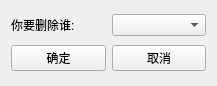
<?xml version="1.0" encoding="UTF-8"?>
<ui version="4.0">
 <class>delgroup</class>
 <widget class="QWidget" name="delgroup">
  <property name="geometry">
   <rect>
    <x>0</x>
    <y>0</y>
    <width>217</width>
    <height>86</height>
   </rect>
  </property>
  <property name="windowTitle">
   <string>Form</string>
  </property>
  <layout class="QVBoxLayout" name="verticalLayout">
   <item>
    <layout class="QHBoxLayout" name="horizontalLayout">
     <item>
      <widget class="QLabel" name="label">
       <property name="text">
        <string>你要删除谁:</string>
       </property>
      </widget>
     </item>
     <item>
      <widget class="QComboBox" name="comboBox"/>
     </item>
    </layout>
   </item>
   <item>
    <layout class="QHBoxLayout" name="horizontalLayout_2">
     <item>
      <widget class="QPushButton" name="yes_btn">
       <property name="text">
        <string>确定</string>
       </property>
      </widget>
     </item>
     <item>
      <widget class="QPushButton" name="no_btn">
       <property name="text">
        <string>取消</string>
       </property>
      </widget>
     </item>
    </layout>
   </item>
  </layout>
 </widget>
 <resources/>
 <connections/>
</ui>
